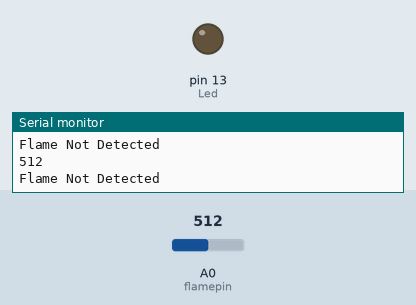
Simulated run of this sketch. Board: Arduino Uno, built with avr-gcc and run on an emulated ATmega328P. On the bench: output pins drawn as LEDs (lit = HIGH), the last lines printed to the serial monitor. The inputs (shaded band) are chosen by the test bench; at power-on: A0 (flamepin) = 512.

Above: at 1.8 s.
1.9 s: A0 (flamepin) set to 312
3.4 s: A0 (flamepin) set to 292
At 4.8 s:
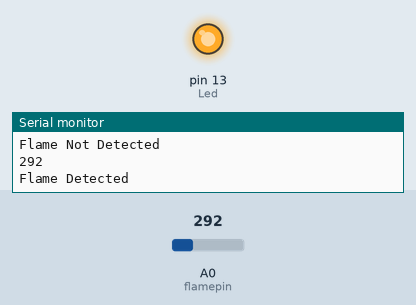
5.5 s: A0 (flamepin) set to 306
At 6.4 s:
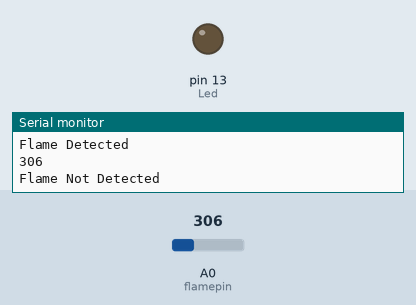
7.5 s: A0 (flamepin) set to 290
At 9.1 s:
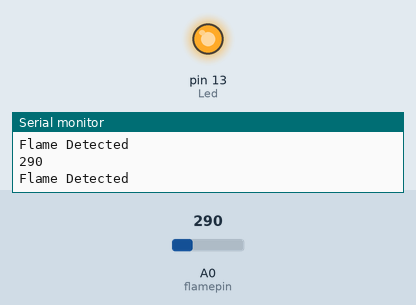
Timing chart, 0 to 10.5 s (numbered marks = the images above; inputs shaded):
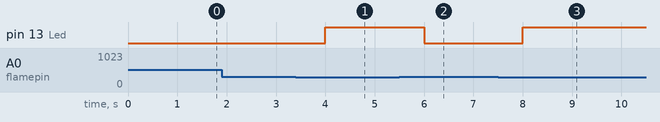

The sketch:

Flame_Sensor.ino
```cpp
/*

Flame Sensor Code

Wiring

Sensor      Arduino
AO ---------> Analog Pin 0
+ ----------> 5V
G ----------> GND

*/


int Led = 13;
int flamepin = 0;
int val;

void setup () {
  pinMode(Led, OUTPUT);
  pinMode(flamepin, INPUT);
  Serial.begin(9600);
}

void loop () {
  val = analogRead(flamepin);
  Serial.println(val);
  if(val < 300) {
    digitalWrite(Led, HIGH);
    Serial.println("Flame Detected");
  }

  else {
    digitalWrite(Led, LOW);
    Serial.println("Flame Not Detected");
  }
  delay(1000);
}
```

Measured:
- the behaviour switches between 300 and 299 on A0 (flamepin) (found by bisection; images 0 and 1)
- after the input at 3.4 s, pin 13 (Led): LOW → HIGH after 0.60 s
- after the input at 5.5 s, pin 13 (Led): HIGH → LOW after 0.50 s
- after the input at 7.5 s, pin 13 (Led): LOW → HIGH after 0.50 s
